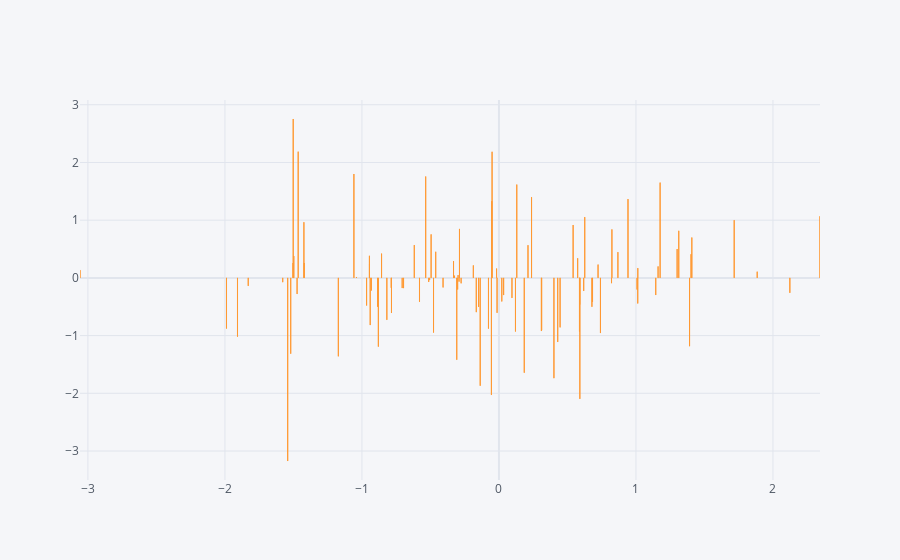

The notebook cell saved with this chart:
### Code cell
df.iplot(kind='bar',x='A',y='B')
